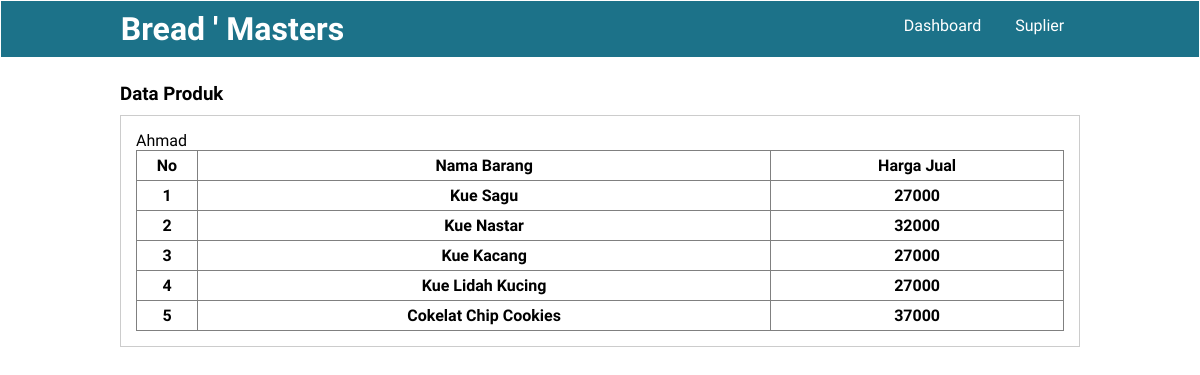
Page /ahmad.php (signed in) on the committed database.
### tables this page shows
CREATE TABLE `ahmad` (
  `id_barang` int(11) NOT NULL,
  `nama_barang` varchar(255) NOT NULL,
  `harga_beli` int(11) NOT NULL
);

### ahmad.php (the view, shortened to what this page needs)
<?php
    include "koneksi.php";
    $query = mysqli_query($conn,'SELECT * FROM ahmad');
?>
<!DOCTYPE html>
<html lang="en">
<head>
    <link rel="stylesheet" href="dekorasi.css">
</head>
<body>
    <header>
        <div class="container">
        <h1><a href="dashboard.php">Bread ' Masters</a></h1>
        <ul>
            <li><a href="dashboard.php">Dashboard</a></li>
            <li><a href="data_suplier.php">Suplier</a></li>
        </ul>
        </div>
    </header>
    <div class="section">
        <div class="container">
            <h3>Data Produk</h3>
            <div class="box">
                <p>Ahmad</p>
                <table border="1" cellspacing="0" class="table">
                    <thead>
                        <tr>
                            <th width="60px">No</th>
                            <th>Nama Barang</th>
                            <th>Harga Jual</th>
                        </tr>
                    </thead>
                    <tbody>
                    <?php
                    $no = 1;
                    while($ahmad = mysqli_fetch_assoc($query)):?>
                        <tr>
                        <th><?php echo $no++ ?></th>
                        <th><?php echo $ahmad ["nama_barang"] ?></th>
                        <th><?php echo $ahmad ["harga_beli"] ?></th>
                        </tr>
                    <?php endwhile ?>
</tbody>
</body>
</html>

### dekorasi.css (style rules this page uses)
* { padding: 0; margin: 0; font-family: 'quicksand', sans-serif; }
a { color: inherit; text-decoration: none; }
body { background-color: #fff }
header { border: 1px solid; background-color: #1c7289; color: #fff; }
header h1 { float: left; padding: 9px 0; }
header ul { float: right; }
header ul li { display: inline-block; }
header ul li a { padding: 15px; display: inline-block; }
.container { width: 80%; margin: 0 auto; }
.container:after { content: ''; display: block; clear: both; }
.section { padding: 25px 0; }
.box { background-color: #fff; border: 1px solid #ccc; padding: 15px; box-sizing: border-box; margin: 10px 0 25px 0; }
.box:after { content: ''; display: block; clear: both; }
.table { width: 100%; border-collapse: collapse; }
.table tr { height: 30px; }

### rows in the picture
ahmad: nama_barang "Kue Sagu", harga_beli "27000"
ahmad: nama_barang "Kue Nastar", harga_beli "32000"
ahmad: nama_barang "Kue Kacang", harga_beli "27000"
ahmad: nama_barang "Kue Lidah Kucing", harga_beli "27000"
ahmad: nama_barang "Cokelat Chip Cookies", harga_beli "37000"
